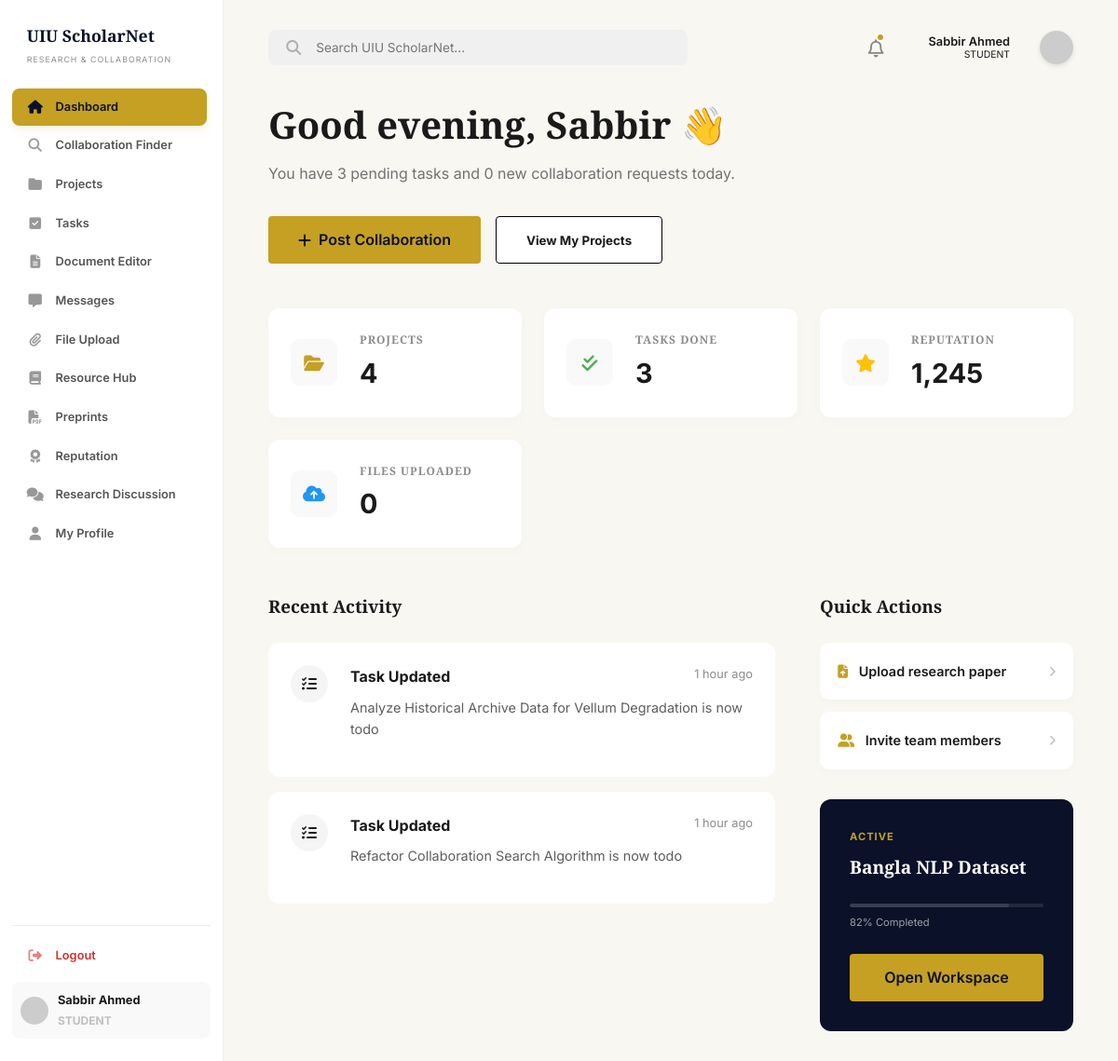
Page /dashboard/index.php (signed in) on the committed database.
### tables this page shows
CREATE TABLE IF NOT EXISTS users (
    id INT AUTO_INCREMENT PRIMARY KEY,
    full_name VARCHAR(100) NOT NULL,
    email VARCHAR(100) UNIQUE NOT NULL,
    password VARCHAR(255) NOT NULL,
    role ENUM('student', 'faculty') DEFAULT 'student',
    department VARCHAR(100),
    interests TEXT,
    skills TEXT,
    points INT DEFAULT 0,
    created_at TIMESTAMP DEFAULT CURRENT_TIMESTAMP
);

CREATE TABLE IF NOT EXISTS projects (
    id INT AUTO_INCREMENT PRIMARY KEY,
    title VARCHAR(255) NOT NULL,
    description TEXT,
    department VARCHAR(100),
    visibility ENUM('public', 'institution', 'private') DEFAULT 'public',
    status ENUM('planning', 'active', 'review', 'completed') DEFAULT 'active',
    progress INT DEFAULT 0,
    creator_id INT,
    supervisor_id INT,
    supervisor_approved TINYINT(1) DEFAULT 0,
    created_at TIMESTAMP DEFAULT CURRENT_TIMESTAMP,
    FOREIGN KEY (creator_id) REFERENCES users(id) ON DELETE SET NULL,
    FOREIGN KEY (supervisor_id) REFERENCES users(id) ON DELETE SET NULL
);

### dashboard/index.php (the view, shortened to what the rows shown need)
<?php
require_once('../includes/auth_check.php');
require_once('../includes/layout.php');
$pending_tasks = (int)(db_query("SELECT COUNT(*) as total FROM tasks WHERE assigned_to = ? AND status != 'done'", [$user_id])->fetch_assoc()['total'] ?? 0);
$collab_requests = (int)(db_query("SELECT COUNT(*) as total FROM collaboration_applications ca JOIN collaboration_posts cp ON ca.post_id = cp.id WHERE cp.user_id = ? AND ca.status = 'pending'", [$user_id])->fetch_assoc()['total'] ?? 0);
$spotlightProject = db_query("SELECT p.* FROM projects p LEFT JOIN project_members pm ON p.id = pm.project_id AND pm.user_id = ? WHERE (p.creator_id = ? OR pm.user_id = ?) AND p.status != 'completed' ORDER BY p.progress DESC LIMIT 1", [$user_id, $user_id, $user_id])->fetch_assoc();
?>
    <?php include('../includes/sidebar.php'); ?>
    <main class="main-content">
        <?php include('../includes/header.php'); ?>
        <section class="greeting">
            <?php
            $hour = date('H');
            if ($hour < 12) {
                $greeting = "Good morning";
            } elseif ($hour < 18) {
                $greeting = "Good afternoon";
            } else {
                $greeting = "Good evening";
            }
            ?>
            <h1><?php echo $greeting; ?>, <?php echo htmlspecialchars(explode(' ', $user_data['full_name'])[0]); ?> 👋</h1>
            <p>You have <?php echo $pending_tasks; ?> pending tasks and <?php echo $collab_requests; ?> new collaboration requests today.</p>
            <div class="dash-actions">
                <a href="collaboration.php" class="btn btn-primary btn-collab"><i class="fa-solid fa-plus"></i> Post Collaboration</a>
                <button class="btn btn-outline btn-view-projects" onclick="openProjectsModal()">View My Projects</button>
            </div>
        </section>
        <section class="dash-stats">
            <div class="stat-card">
                <div class="stat-info">
                    <h4>REPUTATION</h4>
                    <div class="value"><?php echo number_format($user_data['points']); ?></div>
                </div>
            </div>
        </section>
        <div class="dash-grid">
            <aside class="dash-sidebar">
                <?php if ($spotlightProject): ?>
                <div class="spotlight-card">
                        <div class="status"><?php echo strtoupper(htmlspecialchars($spotlightProject['status'])); ?></div>
                        <h4><?php echo htmlspecialchars($spotlightProject['title']); ?></h4>
                        <div class="progress-bar spotlight-progress-bar">
                            <div class="progress-fill spotlight-progress" style="width: <?php echo (int)$spotlightProject['progress']; ?>%;"></div>
                        </div>
                        <div class="spotlight-progress-text">
                            <span><?php echo (int)$spotlightProject['progress']; ?>% Completed</span>
                        </div>
                        <a href="tasks.php?project_id=<?php echo $spotlightProject['id']; ?>" class="btn btn-primary spotlight-btn" style="text-decoration:none; display:inline-block; text-align:center;">Open Workspace</a>
                </div>
                <?php endif; ?>
            </aside>
        </div>
    </main>

### includes/sidebar.php (shortened to what the rows shown need)
<aside class="sidebar">
    <div class="sidebar-footer">
        <div class="user-profile-small">
            <div>
                <div class="user-name"><?php echo htmlspecialchars($user_data['full_name']); ?></div>
                <div class="user-role" style="font-size: 0.75rem; font-weight: bold; margin-top: 2px;">
                    <?php if ($user_data['role'] === 'admin'): ?>
                        <span style="color: #4f46e5;">ADMIN</span>
                    <?php elseif ($user_data['role'] === 'faculty'): ?>
                        <span style="color: <?php echo isset($user_data['is_verified']) && $user_data['is_verified'] ? '#1e8e3e' : '#d93025'; ?>;">
                            <?php echo isset($user_data['is_verified']) && $user_data['is_verified'] ? 'VERIFIED FACULTY' : 'UNVERIFIED FACULTY'; ?>
                        </span>
                    <?php else: ?>
                        <span style="color: #888;">STUDENT</span>
                    <?php endif; ?>
                </div>
            </div>
        </div>
    </div>
</aside>

### includes/header.php (shortened to what the rows shown need)
<header class="dash-header">
    <div class="header-actions" style="display: flex; align-items: center; justify-content: flex-end; gap: 1.5rem;">
        <div style="display: flex; flex-direction: column; align-items: flex-end; justify-content: center; margin-right: 0.5rem; line-height: 1.2;">
            <span style="font-size: 0.8rem; font-weight: 600; color: var(--text-color);"><?php echo htmlspecialchars($user_data['full_name'] ?? 'User'); ?></span>
            <?php if (isset($user_data['role'])): ?>
                <?php if ($user_data['role'] === 'admin'): ?>
                    <span style="font-size: 0.65rem; color: #4f46e5; font-weight: 700; background: #eef2ff; padding: 0.1rem 0.4rem; border-radius: 4px;">ADMIN</span>
                <?php elseif ($user_data['role'] === 'faculty' && isset($user_data['is_verified']) && $user_data['is_verified']): ?>
                    <span style="font-size: 0.65rem; color: #1e8e3e; font-weight: 700; background: #e6f4ea; padding: 0.1rem 0.4rem; border-radius: 4px;"><i class="fa-solid fa-circle-check"></i> FACULTY</span>
                <?php elseif ($user_data['role'] === 'faculty' && isset($user_data['is_verified']) && !$user_data['is_verified']): ?>
                    <span style="font-size: 0.65rem; color: #d93025; font-weight: 700; background: #fce8e6; padding: 0.1rem 0.4rem; border-radius: 4px;">UNVERIFIED</span>
                <?php else: ?>
                    <span style="font-size: 0.65rem; color: var(--text-light); text-transform: uppercase;"><?php echo htmlspecialchars($user_data['role']); ?></span>
                <?php endif; ?>
            <?php endif; ?>
        </div>
    </div>
</header>

### rows in the picture
users: full_name "Sabbir Ahmed", role "STUDENT", full_name "Sabbir", points "1,245"
projects: status "ACTIVE", title "Bangla NLP Dataset", progress "82"

### other values in the picture
$greeting "Good evening"
$pending_tasks "3"
$collab_requests "0"
$projects_total "4"
$tasks "3"
$files "0"
$activity['title'] "Task Updated"
time_elapsed_string($activity['time']) "1 hour ago"
$activity['desc'] "Analyze Historical Archive Data for Vellum Degradation is now todo"
$activity['desc'] "Refactor Collaboration Search Algorithm is now todo"
